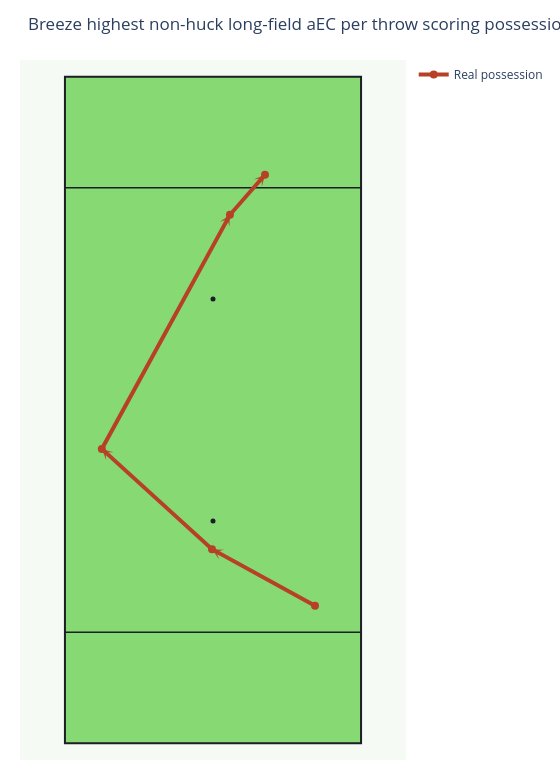

Notebook source saved alongside this figure:
### Code cell
top_path_possessions = clustered_possessions.copy()
top_path_source_paths = analysis_paths

if EXCLUDE_HUCKS_FROM_TOP_PATHS:
    top_path_possessions = top_path_possessions[
        top_path_possessions["huck_count"].fillna(0).eq(0)
    ].copy()
    top_path_ids = set(top_path_possessions["possession_id"])
    top_path_source_paths = [
        path for path in analysis_paths
        if path["possession_id"].iloc[0] in top_path_ids
    ]

top_paths = select_top_paths(
    top_path_possessions,
    top_path_source_paths,
    metric="aec_per_throw",
    n=3,
)

top_path_title = "highest non-huck long-field aEC per throw" if EXCLUDE_HUCKS_FROM_TOP_PATHS else "highest long-field aEC per throw"

best_fig = plot_possession_path(
    top_paths[0],
    title=f"{TEAM_ID.title()} {top_path_title} scoring possession, {SEASON} sample",
)
best_fig.show()

### Figure 1 — Plotly figure (JSON) as saved in the notebook; plotly's stock layout.template omitted (floating-point values rounded to 4 significant figures)
{"data": [{"hoverinfo": "skip", "marker": {"color": "#1B1E26", "size": 5}, "mode": "markers", "showlegend": false, "type": "scatter", "x": [0], "y": [40]}, {"hoverinfo": "skip", "marker": {"color": "#1B1E26", "size": 5}, "mode": "markers", "showlegend": false, "type": "scatter", "x": [0], "y": [80]}, {"hovertemplate": "%{text}<extra></extra>", "line": {"color": "#b74126", "width": 4}, "marker": {"color": "#b74126", "size": 8}, "mode": "lines+markers", "name": "Real possession", "text": ["Start", "Throw 1<br>aEC: 0.076<br>CP: 96.0%<br>Distance: 21.1", "Throw 2<br>aEC: 0.069<br>CP: 94.9%<br>Distance: 26.8", "Throw 3<br>aEC: 0.415<br>CP: 75.7%<br>Distance: 39.6", "Throw 4<br>aEC: 0.406<br>CP: 96.9%<br>Distance: 9.6"], "type": "scatter", "x": [18.36, -0.18, -20.01, 3.05, 9.36], "y": [24.78, 34.94, 52.99, 95.14, 102.3]}], "layout": {"annotations": [{"arrowcolor": "#b74126", "arrowhead": 3, "arrowsize": 1, "arrowwidth": 1.8, "ax": 18.36, "axref": "x", "ay": 24.78, "ayref": "y", "opacity": 0.85, "showarrow": true, "x": -0.18, "xref": "x", "y": 34.94, "yref": "y"}, {"arrowcolor": "#b74126", "arrowhead": 3, "arrowsize": 1, "arrowwidth": 1.8, "ax": -0.18, "axref": "x", "ay": 34.94, "ayref": "y", "opacity": 0.85, "showarrow": true, "x": -20.01, "xref": "x", "y": 52.99, "yref": "y"}, {"arrowcolor": "#b74126", "arrowhead": 3, "arrowsize": 1, "arrowwidth": 1.8, "ax": -20.01, "axref": "x", "ay": 52.99, "ayref": "y", "opacity": 0.85, "showarrow": true, "x": 3.05, "xref": "x", "y": 95.14, "yref": "y"}, {"arrowcolor": "#b74126", "arrowhead": 3, "arrowsize": 1, "arrowwidth": 1.8, "ax": 3.05, "axref": "x", "ay": 95.14, "ayref": "y", "opacity": 0.85, "showarrow": true, "x": 9.36, "xref": "x", "y": 102.3, "yref": "y"}], "height": 780, "margin": {"b": 20, "l": 20, "r": 20, "t": 60}, "paper_bgcolor": "white", "plot_bgcolor": "#f6faf5", "shapes": [{"fillcolor": "#86d973", "layer": "below", "line": {"color": "#1B1E26", "width": 2}, "type": "rect", "x0": -26.65, "x1": 26.65, "y0": 0, "y1": 120}, {"layer": "below", "line": {"color": "#1B1E26", "width": 1.5}, "type": "line", "x0": -26.65, "x1": 26.65, "y0": 20, "y1": 20}, {"layer": "below", "line": {"color": "#1B1E26", "width": 1.5}, "type": "line", "x0": -26.65, "x1": 26.65, "y0": 100, "y1": 100}], "title": {"text": "Breeze highest non-huck long-field aEC per throw scoring possession, 2026 sample"}, "width": 560, "xaxis": {"range": [-31.65, 31.65], "scaleanchor": "y", "scaleratio": 1, "showgrid": false, "visible": false, "zeroline": false}, "yaxis": {"range": [-3, 123], "showgrid": false, "visible": false, "zeroline": false}}}
